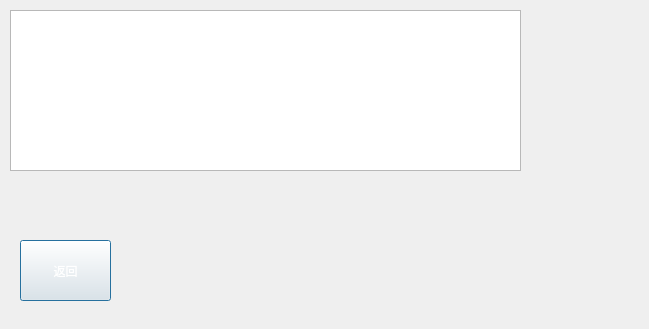
<?xml version="1.0" encoding="UTF-8"?>
<ui version="4.0">
 <class>excelDialog</class>
 <widget class="QDialog" name="excelDialog">
  <property name="geometry">
   <rect>
    <x>0</x>
    <y>0</y>
    <width>649</width>
    <height>329</height>
   </rect>
  </property>
  <property name="windowTitle">
   <string>报表</string>
  </property>
  <property name="styleSheet">
   <string notr="true"/>
  </property>
  <widget class="QTableView" name="tableView">
   <property name="geometry">
    <rect>
     <x>10</x>
     <y>10</y>
     <width>511</width>
     <height>161</height>
    </rect>
   </property>
  </widget>
  <widget class="QLabel" name="label">
   <property name="geometry">
    <rect>
     <x>-20</x>
     <y>0</y>
     <width>911</width>
     <height>381</height>
    </rect>
   </property>
   <property name="styleSheet">
    <string notr="true">border-image: url(:/new/prefix1/111.jpg);</string>
   </property>
   <property name="text">
    <string/>
   </property>
  </widget>
  <widget class="QPushButton" name="pushButton">
   <property name="geometry">
    <rect>
     <x>20</x>
     <y>240</y>
     <width>91</width>
     <height>61</height>
    </rect>
   </property>
   <property name="styleSheet">
    <string notr="true">font: 12pt &quot;微软雅黑&quot;;
color: rgb(255, 255, 255);
border-image: url(:/new/prefix1/back.jpg);</string>
   </property>
   <property name="text">
    <string>返回</string>
   </property>
  </widget>
  <zorder>label</zorder>
  <zorder>tableView</zorder>
  <zorder>pushButton</zorder>
 </widget>
 <resources/>
 <connections/>
</ui>
